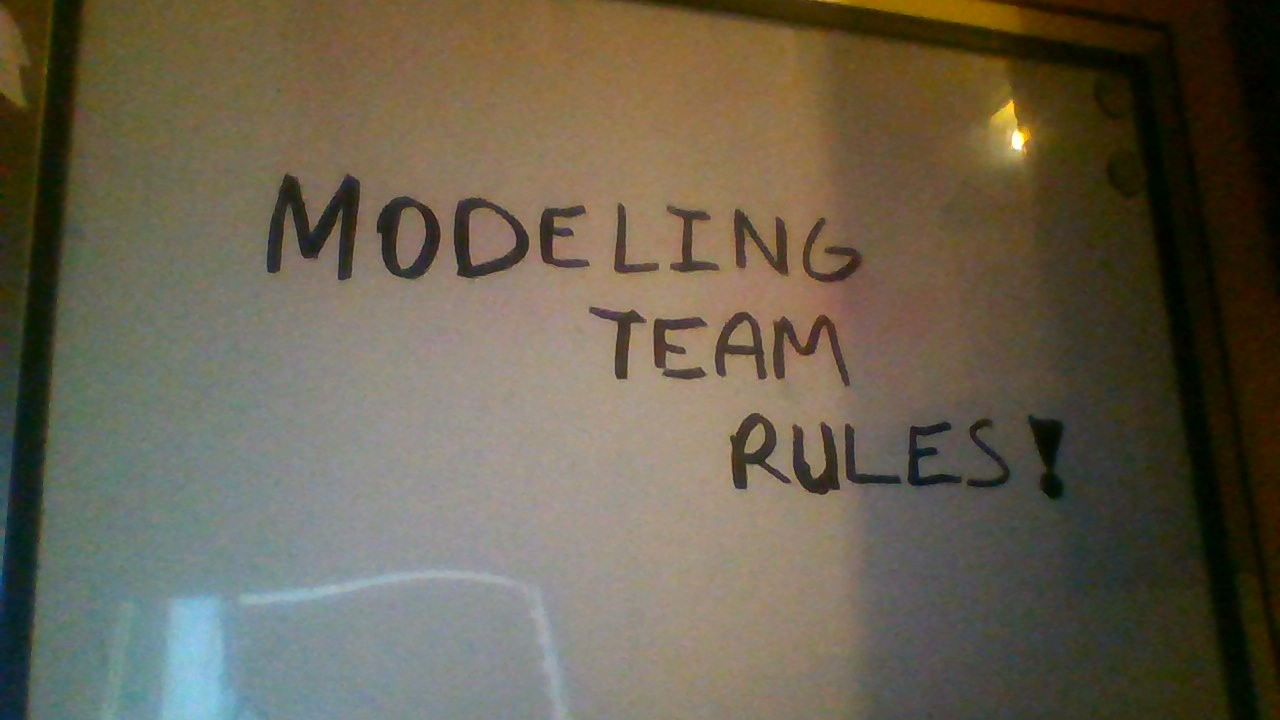
#> input picture test5.jpg, 1280 x 720 px
$ jupyter execute --allow-errors WordFinder.ipynb
#> lines starting #> are read from the running program, lines starting #| are printed output that depends on the picture; after the words box and inside, x2 and y2 are one past the last pixel; in counts of white or black regions, pixels touching at a corner belong together
# Imports

[cell 1]
import cv2
import numpy as np
#from skimage import data, util
#from skimage.measure import label, regionprops

# Using MSER

# Getting the Image

[cell 2]
#MSER will detect clusters of data where in this case, individual words = clusters of data.

#MSER object
mser = cv2.MSER_create()

#The image to read
img = cv2.imread('test5.jpg')
#> img is the input picture: shape (720, 1280, 3); mean B, G, R 79.1, 96.5, 104.3
img_gray = cv2.cvtColor(img, cv2.COLOR_BGR2GRAY) #gray scale the image
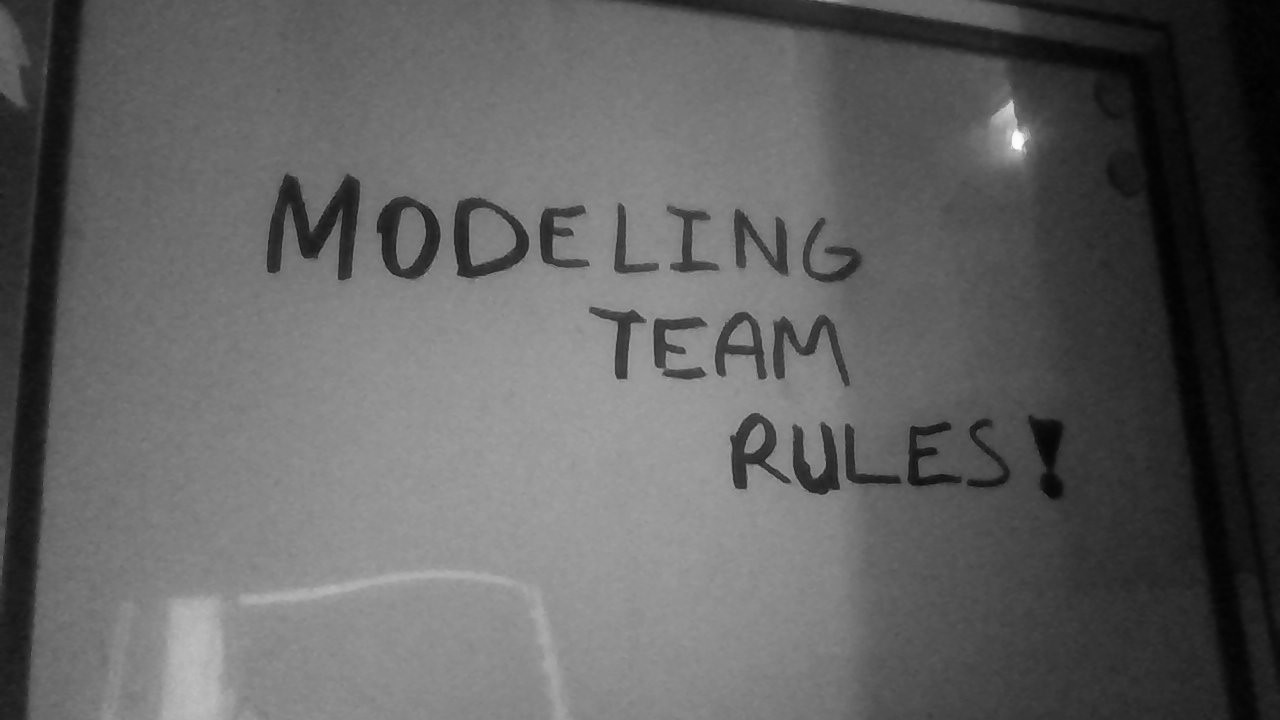
#> img_gray: shape (720, 1280); min 1, max 254, mean 96.8

vis = img.copy()

# Detecting Regions (Words)

#                      Find Regions

coordinates, bboxes = mser.detectRegions(img_gray) #words in the gray scale image

coords = []
for coord in coordinates:
    bbox = cv2.boundingRect(coord)
    x,y,w,h = bbox
    if w < 20 or h < 20 or w/h > 10 or h/w > 10:
        continue
    coords.append(coord)

colors = [[43, 43, 200], [43, 75, 200], [43, 106, 200], [43, 137, 200], [43, 169, 200], [43, 200, 195], [43, 200, 163], [43, 200, 132], [43, 200, 101], [43, 200, 69], [54, 200, 43], [85, 200, 43], [116, 200, 43], [148, 200, 43], [179, 200, 43], [200, 184, 43], [200, 153, 43], [200, 122, 43], [200, 90, 43], [200, 59, 43], [200, 43, 64], [200, 43, 95], [200, 43, 127], [200, 43, 158], [200, 43, 190], [174, 43, 200], [142, 43, 200], [111, 43, 200], [80, 43, 200], [43, 43, 200]]

np.random.seed(0)
canvas1 = img.copy()
canvas2 = cv2.cvtColor(img_gray, cv2.COLOR_GRAY2BGR)
canvas3 = np.zeros_like(img)

for cnt in coords:
    xx = cnt[:,0]
    yy = cnt[:,1]
    color = colors[np.random.choice(len(colors))]
    canvas1[yy, xx] = color
    canvas2[yy, xx] = color
    canvas3[yy, xx] = color

cv2.imshow('img', canvas1)
cv2.waitKey(0)

# Define Region Properties to Reduce Noise Detection

mserStats = regionprops(bboxes) #properties of each bbox as a tuple of regions
bboxStats = []
bboxStats.append(mserStats[0].bbox)
print(bboxes)
for i in range(1, len(mserStats)):
    myInput = []
    myInput.append(mserStats[i].bbox)
    bboxStats = np.concatenate((bboxStats, myInput))

w = bboxStats[:, 2]
h = bboxStats[:, 3]
aspectRatio = w/h
print(len(bboxes))
filterIdx = aspectRatio.conj().transpose() > 30
#print(filterIdx)

for i in range(0, len(mserStats)):
    #print(mserStats[i].eccentricity)
    filterIdx[i] = filterIdx[i] or (mserStats[i].eccentricity > 1)
    filterIdx[i] = filterIdx[i] or (mserStats[i].solidity < .1)
    filterIdx[i] = filterIdx[i] or ((mserStats[i].extent < 0.2) | (mserStats[i].extent > 0.9))
    filterIdx[i] = filterIdx[i] or (mserStats[i].euler_number < -4)

print(filterIdx)
#mserStats[filterIdx] = []
#mserRegions[filterIdx] = []
for j in range(0, len(mserStats)):
    if(filterIdx[j] == True):
        mserStats[j] = []
        #print(j)
        np.delete(bboxes, [0])

print(len(bboxes))


[cell 3]
_, bboxes = mser.detectRegions(img_gray)
#> bboxes = 165 rows, first 6: [1029, 416, 34, 83], [1029, 416, 35, 84], [1029, 416, 35, 84], [967, 419, 43, 69], [967, 419, 44, 69], [908, 422, 53, 64]
bboxes_list = []
heights = []

for bbox in bboxes:
    x, y, w, h = bbox
    bboxes_list.append([x, y, x + w, y + h])
    heights.append(h)
    cv2.rectangle(vis, (x, y), ((x+h), (y+w)), (0, 255, 0), 2)
#> this loop made 165 passes
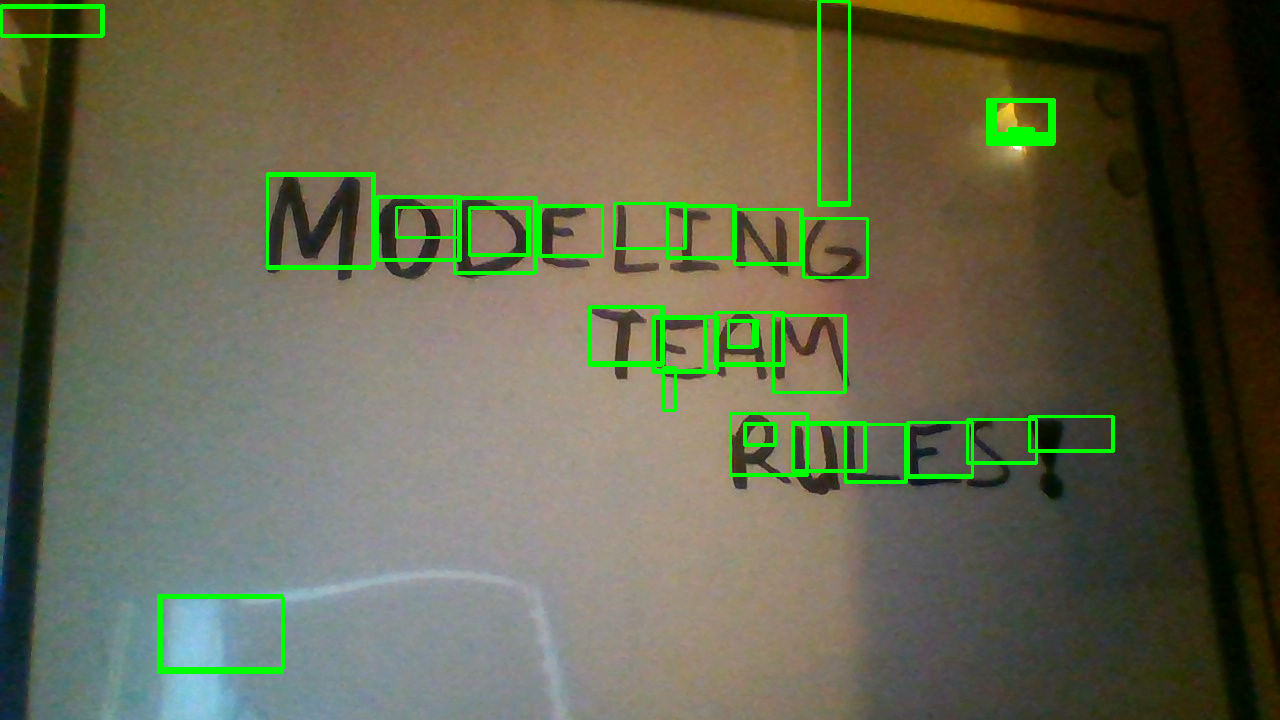
#> vis: shape (720, 1280, 3); 2.89% of pixels changed, all inside (x1, y1, x2, y2) = (0, 0, 1115, 674)
#> after the loop, bboxes_list = 165 items, first 6: [1029, 416, 1063, 499], [1029, 416, 1064, 500], [1029, 416, 1064, 500], [967, 419, 1010, 488], [967, 419, 1011, 488], [908, 422, 961, 486]; heights = 165 values, max 124 at index 112, min 12 at index 91, mean 63.85
print(len(bboxes))
#| 165
heights = sorted(heights)
#> heights = 165 values from 12 to 124
median_height = heights[int(len(heights) / 2)] / 2
#> median_height = 33

#hulls = [cv2.convexHull(p.reshape(-1, 1, 2)) for p in regions]
#cv2.polylines(vis, hulls, 1, (0, 255, 0))
cv2.imshow('img', vis)
cv2.waitKey(0)
#> Out = 27

# [6 lines of commented-out code are left out]

$ run again, with test2.jpg copied over test5.jpg
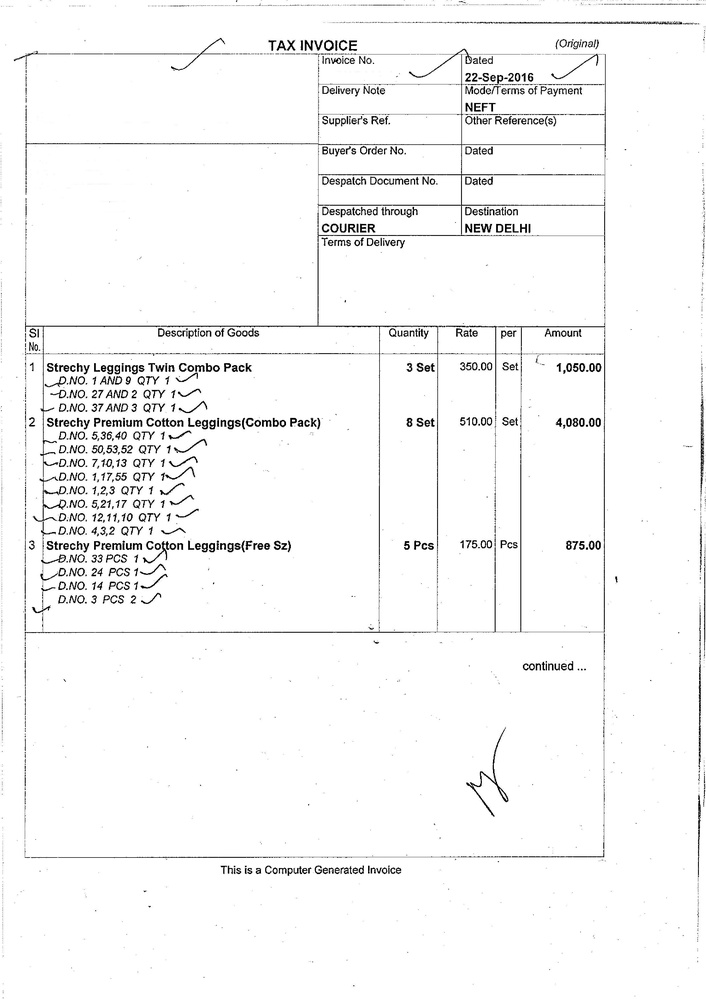
#> input picture test2.jpg, 706 x 999 px, shrunk from 2476 x 3502 before the run
#> img is the input picture: shape (999, 706, 3); min 0, max 255, mean 246.8
#> bboxes = 1080 rows, first 6: [14, 51, 33, 18], [14, 51, 33, 18], [14, 51, 33, 18], [114, 53, 68, 2], [191, 38, 34, 25], [171, 38, 54, 33]
#> the loop `for bbox in bboxes:` made 1080 passes
#> after the loop `for bbox in bboxes:`:
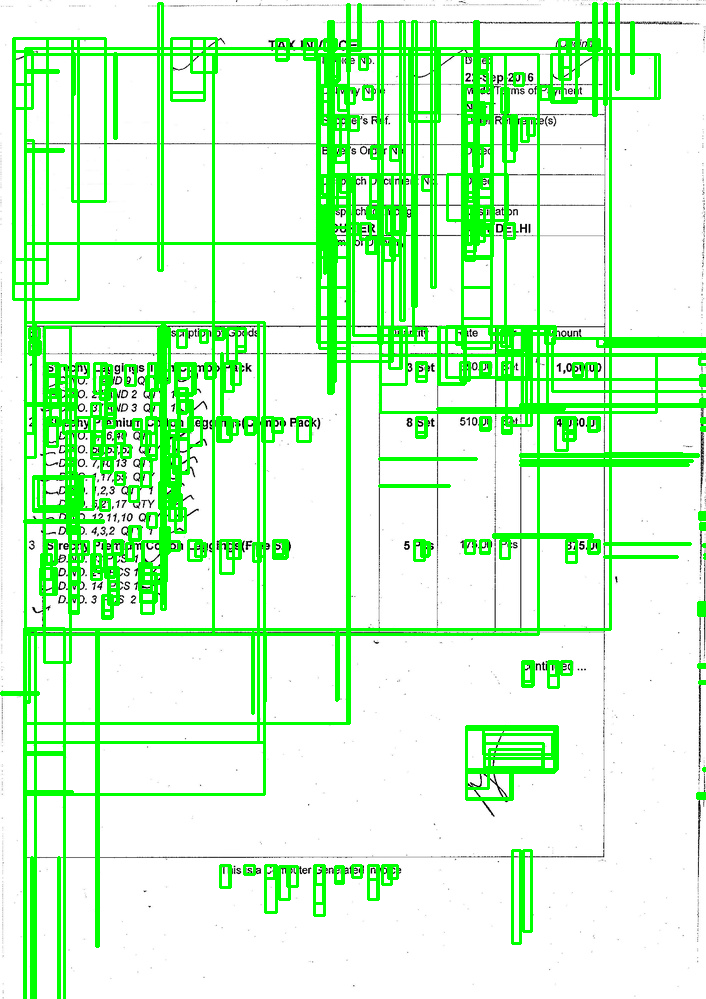
#> vis: shape (999, 706, 3); 16.95% of pixels changed, all inside (x1, y1, x2, y2) = (0, 2, 706, 999)
#> after the loop `for bbox in bboxes:`: bboxes_list = 1080 items, first 6: [14, 51, 47, 69], [14, 51, 47, 69], [14, 51, 47, 69], [114, 53, 182, 55], [191, 38, 225, 63], [171, 38, 225, 71]; heights = 1080 values, max 585 at index 76, min 1 at index 15, mean 26.98
#| 1080
#> `heights = sorted(heights)`: heights = 1080 values from 1 to 585
#> median_height = 5
#> Out = 27

$ run again, with test3.jpg copied over test5.jpg
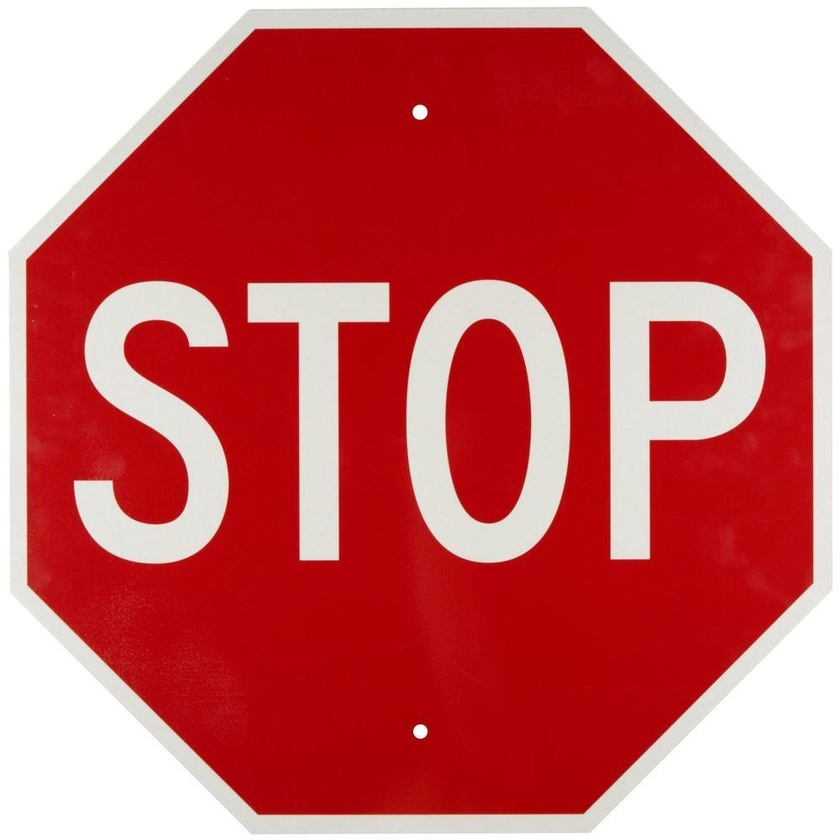
#> input picture test3.jpg, 840 x 840 px, shrunk from 1000 x 1000 before the run
#> img is the input picture: shape (840, 840, 3); mean B, G, R 98, 95.5, 201.1
#> `img_gray = cv2.cvtColor(img, cv2.COLOR_BGR2GRAY)`:
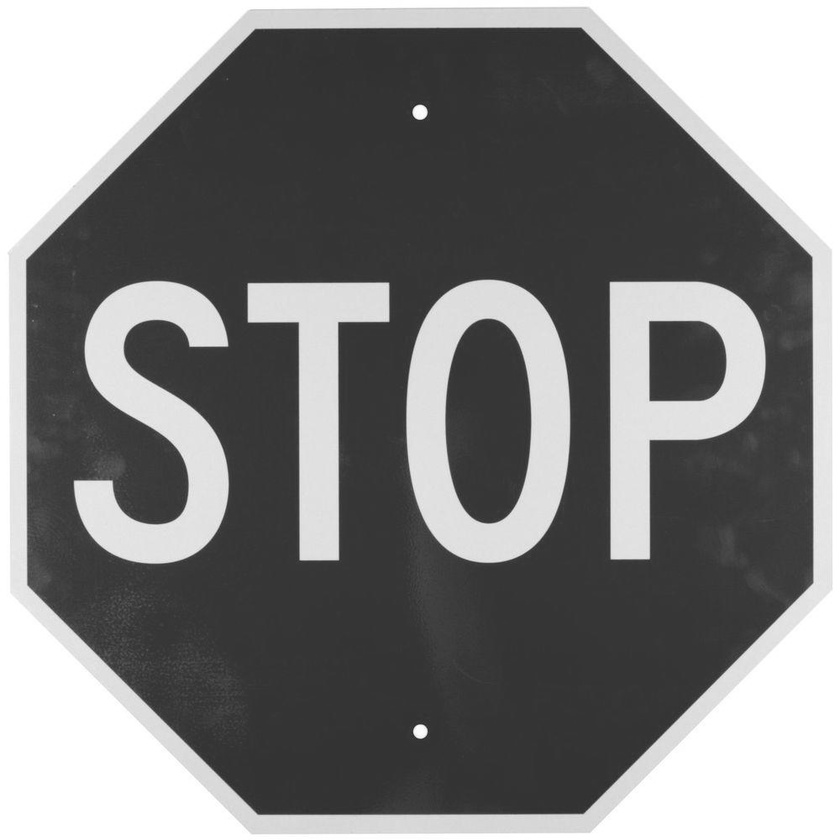
#> img_gray: shape (840, 840); min 36, max 255, mean 127.4
#> bboxes = 64 rows, first 6: [446, 319, 85, 204], [446, 319, 85, 204], [446, 319, 85, 204], [446, 319, 85, 204], [446, 319, 85, 204], [446, 319, 85, 204]
#> the loop `for bbox in bboxes:` made 64 passes
#> after the loop `for bbox in bboxes:`:
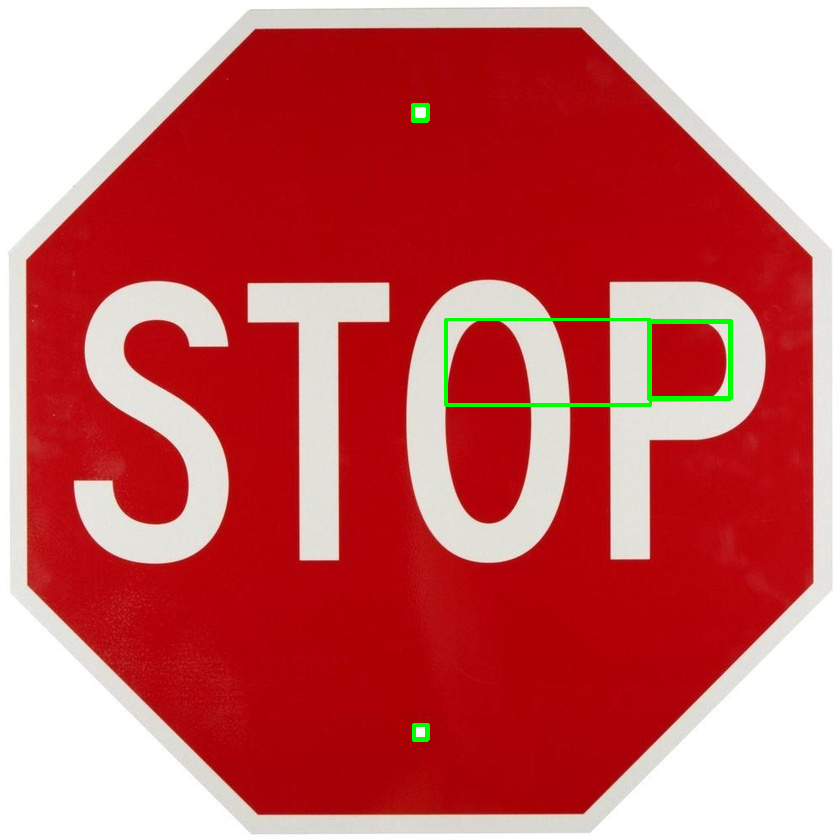
#> vis: shape (840, 840, 3); 0.55% of pixels changed, all inside (x1, y1, x2, y2) = (411, 103, 733, 742)
#> after the loop `for bbox in bboxes:`: bboxes_list = 64 items, first 6: [446, 319, 531, 523], [446, 319, 531, 523], [446, 319, 531, 523], [446, 319, 531, 523], [446, 319, 531, 523], [446, 319, 531, 523]; heights = 64 values, max 205 at index 11, min 13 at index 41, mean 91.64
#| 64
#> `heights = sorted(heights)`: heights = 64 values from 13 to 205
#> median_height = 40
#> Out = 27

$ run again, with test4.jpg copied over test5.jpg
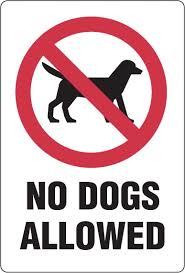
#> input picture test4.jpg, 185 x 273 px
#> img is the input picture: shape (273, 185, 3); mean B, G, R 190.7, 187.3, 212.9
#> `img_gray = cv2.cvtColor(img, cv2.COLOR_BGR2GRAY)`:
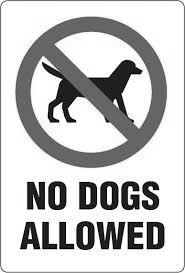
#> img_gray: shape (273, 185); min 0, max 255, mean 195.4
#> bboxes = 366 rows, first 6: [1, 266, 183, 6], [88, 60, 54, 56], [88, 60, 54, 58], [88, 60, 54, 58], [87, 60, 55, 58], [42, 62, 42, 60]
#> the loop `for bbox in bboxes:` made 366 passes
#> after the loop `for bbox in bboxes:`:
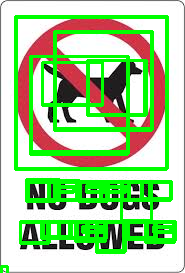
#> vis: shape (273, 185, 3); mean B, G, R 147.7, 208.4, 163.9
#> after the loop `for bbox in bboxes:`: bboxes_list = 366 items, first 6: [1, 266, 184, 272], [88, 60, 142, 116], [88, 60, 142, 118], [88, 60, 142, 118], [87, 60, 142, 118], [42, 62, 84, 122]; heights = 366 values, max 152 at index 30, min 6 at index 0, mean 49.15
#| 366
#> `heights = sorted(heights)`: heights = 366 values from 6 to 152
#> median_height = 14.5
#> Out = 27
